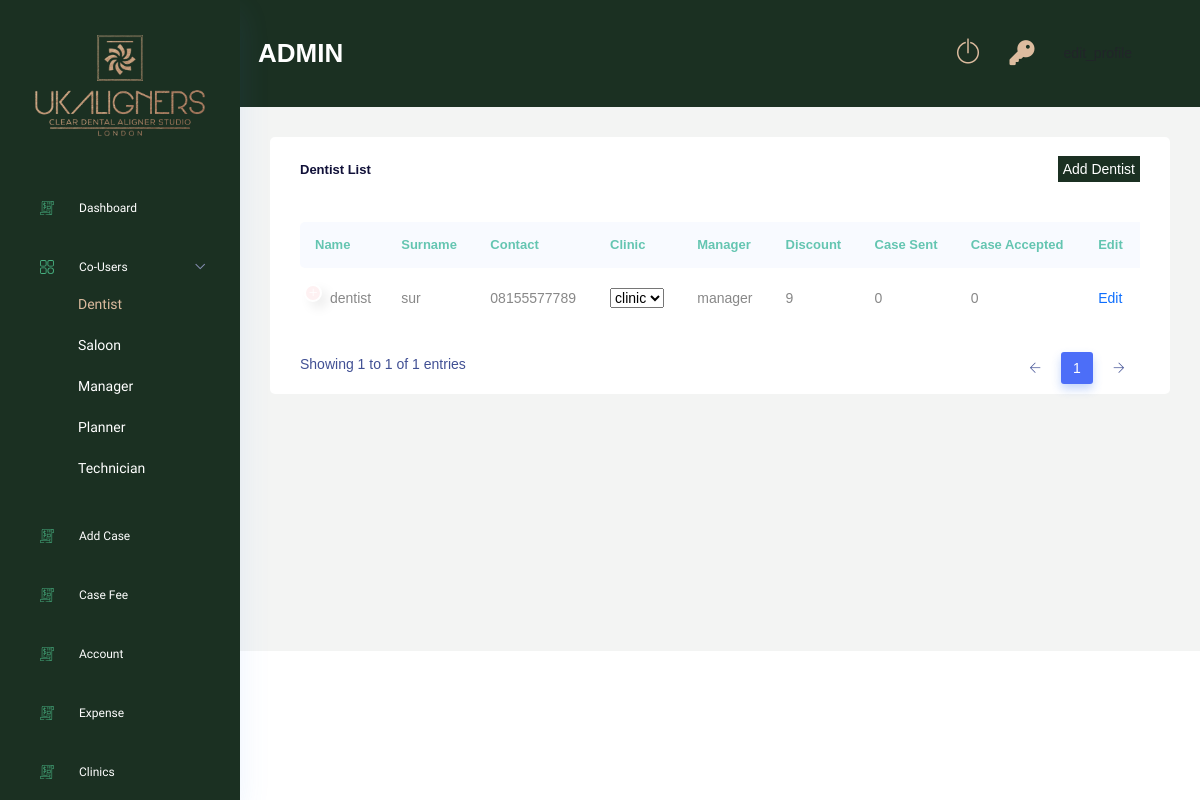
The page /dentist-list/ (signed in) on the database as committed earlier.
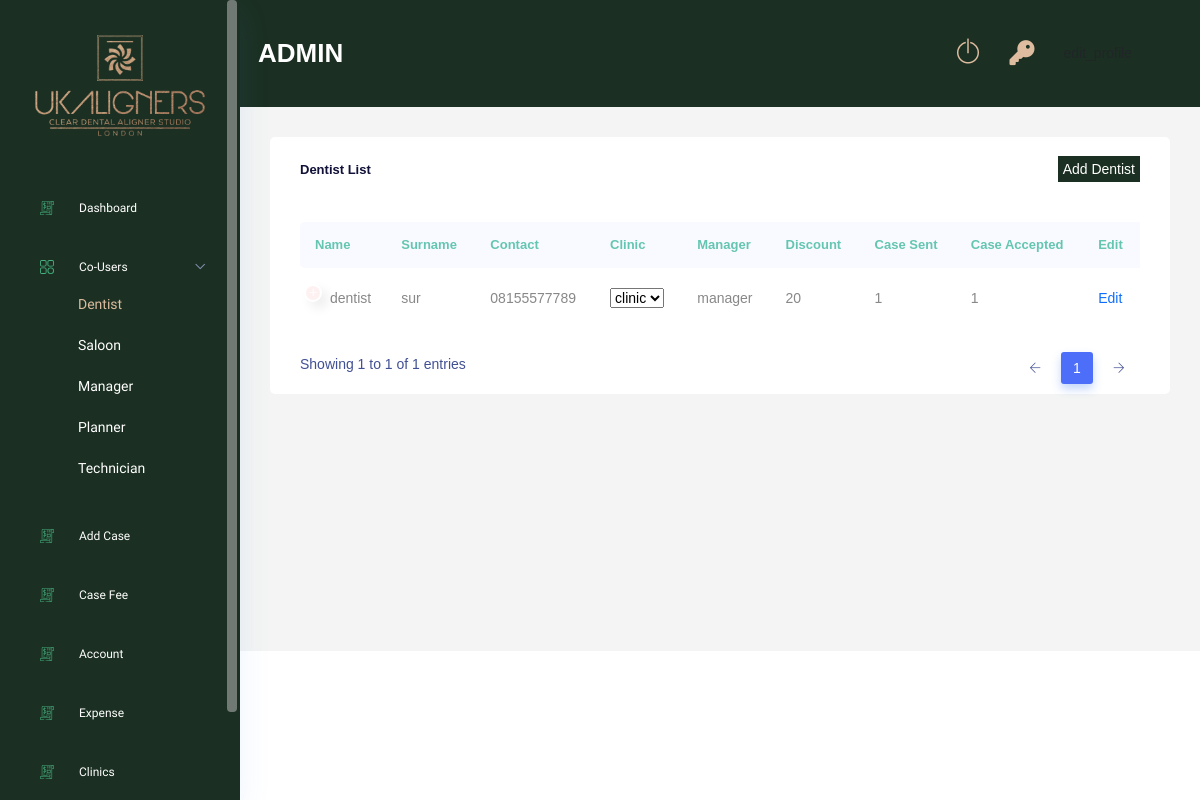
The same page on the database as committed later.
### DentistRoll/models.py (models this page shows, shortened)
class Dentist(models.Model):
    user                    = models.OneToOneField(Users, on_delete=models.CASCADE)
    surname                 = models.CharField(max_length=150,null=True,blank=True)
    number                  = models.CharField(max_length=150,null=True,blank=True)
    clinic                  = models.ManyToManyField(Clinic)
    manager                 = models.ForeignKey(Manager, on_delete=models.DO_NOTHING, null=True, blank=True)
    discount                = models.IntegerField(null=True, blank=True)
    class Meta:
        verbose_name_plural = "Dentists"

### Users/models.py (models this page shows, shortened)
class Account(AbstractBaseUser):
    email 					= models.EmailField(verbose_name="email", max_length=60, unique=True)
    username 				= models.CharField(max_length=130)
    date_joined				= models.DateTimeField(verbose_name='date joined', auto_now_add=True)
    last_login				= models.DateTimeField(verbose_name='last login', auto_now=True)
    is_active				= models.BooleanField(default=True)
    is_staff				= models.BooleanField(default=False)
    is_superuser			= models.BooleanField(default=False)
    is_admin				= models.BooleanField(default=False)
    is_manager   			= models.BooleanField(default=False)
    is_planner   			= models.BooleanField(default=False)
    is_technician   		= models.BooleanField(default=False)
    is_dentist      		= models.BooleanField(default=False)
    is_salon           		= models.BooleanField(default=False)
    is_individual     		= models.BooleanField(default=False)
    is_clinic        		= models.BooleanField(default=False)
    hide_email				= models.BooleanField(default=True)
    USERNAME_FIELD = 'email'
    REQUIRED_FIELDS = ['username']
    objects = MyAccountManager()

### ManagerRoll/models.py (models this page shows)
class Manager(models.Model):
    user                    = models.OneToOneField(Users, on_delete=models.CASCADE)
    number                  = models.CharField(max_length=150,null=True,blank=True)
    fee                     = models.FloatField(null=True,blank=True)
    outstanding             = models.BooleanField(default=False)
    class Meta:
        verbose_name_plural = "Managers"
    def __str__(self):
        return self.user.username

### AdminRoll/views.py (the view)
# urls.py: path('dentist-list/',views.dentist_list, name='dentist_list'),
@login_required(login_url='login')
def dentist_list(request):
    if request.user.is_admin:
        dentist_obj_list = Dentist.objects.filter(user__is_active = True)
        context = {
            'dentist_obj_list':dentist_obj_list
        }
        return render(request,'adminRoll/dentist_list.html',context)
    return redirect('login')

### AdminRoll/templatetags/dentist_accepted_cases.py (called while the page is built)
def dentist_accepted_cases(id):
    dentist_obj = Dentist.objects.get(id = id)
    case_accept = Case.objects.filter(dentist = dentist_obj, status = 'accepted')
    case_tc = Case.objects.filter(dentist = dentist_obj, status = 'tc')
    case_treatment = Case.objects.filter(dentist = dentist_obj, status = 'treatment')
    total = len(case_accept) + len(case_tc) + len(case_treatment)
    return total

### AdminRoll/templatetags/dentist_total_cases.py (called while the page is built)
def dentist_total_cases(id):
    dentist_obj = Dentist.objects.get(id = id)
    case_obj = Case.objects.filter(dentist = dentist_obj)
    total = len(case_obj)
    print(total)
    return total

### AdminRoll/templates/adminRoll/dentist_list.html (shortened to what this page needs)
{% extends 'base.html' %}
{% load static %}
{% load dentist_total_cases %}
{% load dentist_accepted_cases %}
{% block content %}
<div class="main_content_iner ">
    <div class="container-fluid p-0">
        <div class="row justify-content-center">
            <div class="col-lg-12">
                <div class="white_card card_height_100 mb_30">
                    <div class="white_card_header">
                        <div class="box_header m-0">
                            <div class="main-title">
                                <h3 class="m-0">Dentist List</h3>
                            </div>
                            <div class="main-title">
                                <a href="{% url 'AdminRoll:create_client' 'dentist' %}" class="add-user-btn">Add Dentist</a>
                            </div>
                        </div>
                    </div>
                    <div class="white_card">
                        <div class="QA_section plr_30">
                            <div class="QA_table mb_30">
                                <table class="table lms_table_active ">
                                    <thead>
                                        <tr>
                                            <th scope="col">Name</th>
                                            <th scope="col">Surname</th>
                                            <th scope="col">Contact</th>
                                            <th scope="col">Clinic</th>
                                            <th scope="col">Manager</th>
                                            <th scope="col">Discount</th>
                                            <th scope="col">Case Sent</th>
                                            <th scope="col">Case accepted</th>
                                            <th scope="col">Edit</th>
                                        </tr>
                                    </thead>
                                    <tbody>
                                        {% for obj in dentist_obj_list %}
                                        <tr>
                                            <td>{{ obj.user.username }}</td>
                                            <td>{% if obj.surname %} {{ obj.surname }} {% else %} ----- {% endif %}</td>
                                            <td>{% if obj.number %} {{ obj.number }} {% else %} ----- {% endif %}</td>
                                            <td>
                                                {% if obj.clinic %}
                                                    <select>
                                                        {% for clinic in obj.clinic.all %}
                                                            <option>{{clinic.user.username}}</option>
                                                        {% endfor %}
                                                    </select>
                                                {% else %}
                                                    -----
                                                {% endif %}</td>
                                            <td>{% if obj.manager %} {{ obj.manager }} {% else %} ----- {% endif %}</td>
                                            <td>{% if obj.discount %} {{ obj.discount }} {% else %} ----- {% endif %}</td>
                                            <td>{{obj.id|dentist_total_cases}}</td>
                                            <td>{{obj.id|dentist_accepted_cases}}</td>
                                            <td><a href="{% url 'AdminRoll:edit_dentist' obj.id %}">Edit</a></td>
                                        </tr>
                                        {% endfor %}
                                    </tbody>
                                </table>
                            </div>
                        </div>
                    </div>
                </div>
            </div>
        </div>
    </div>
</div>
{% endblock %}

Rows that differ between the two databases and show on the page:
changed Dentist "sur": discount "9" → "20"; id|dentist_total_cases "0" → "1"; id|dentist_accepted_cases "0" → "1"
